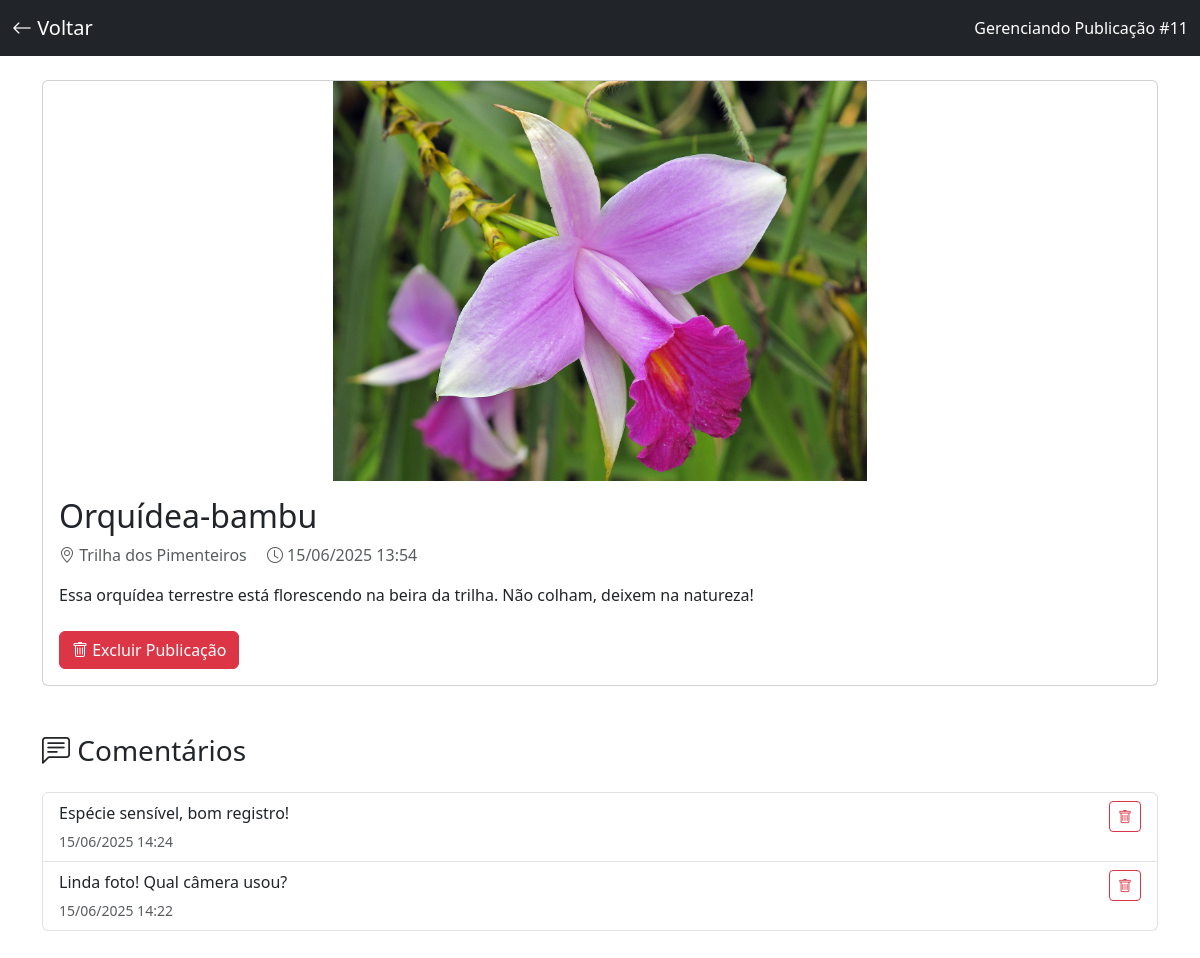
/detalhes-admin.php?id=11 (signed in), run on the app's committed database.
### tables this page shows
CREATE TABLE `postagem` (
  `ID_Postagem` int(11) NOT NULL,
  `Foto` varchar(255) DEFAULT NULL,
  `Data_Postagem` datetime NOT NULL DEFAULT current_timestamp(),
  `Localizacao_Postagem` varchar(255) DEFAULT NULL,
  `Titulo_Postagem` varchar(255) DEFAULT NULL,
  `Descricao_Postagem` text DEFAULT NULL,
  `ID_Categoria` int(11) NOT NULL,
  `Categoria` enum('Usuario','Especialista') NOT NULL,
  `Nome_Cientifico` varchar(255) DEFAULT NULL
);

CREATE TABLE `comentarios` (
  `ID_Comentario` int(11) NOT NULL,
  `Conteudo_Comentario` text NOT NULL,
  `Data_Comentario` datetime NOT NULL DEFAULT current_timestamp(),
  `ID_Categoria` int(11) NOT NULL,
  `Categoria` enum('Usuario','Especialista') NOT NULL,
  `ID_Postagem` int(11) NOT NULL
);

### detalhes-admin.php (the view, shortened to what this page needs)
<?php
include 'conexao.php';
$post_id = intval($_GET['id'] ?? 0);
$post = $conn->query("SELECT * FROM postagem WHERE ID_Postagem = $post_id")->fetch_assoc();
$comentarios = $conn->query("SELECT * FROM comentarios WHERE ID_Postagem = $post_id ORDER BY Data_Comentario DESC");
?>
<!DOCTYPE html>
<html lang="pt-br">
<head>
    <link href="https://cdn.jsdelivr.net/npm/bootstrap@5.3.2/dist/css/bootstrap.min.css" rel="stylesheet">
    <link rel="stylesheet" href="https://cdn.jsdelivr.net/npm/bootstrap-icons@1.11.1/font/bootstrap-icons.css">
</head>
<body>
    <nav class="navbar navbar-dark bg-dark">
        <div class="container-fluid">
            <a class="navbar-brand" href="admin.php">
                <i class="bi bi-arrow-left"></i> Voltar
            </a>
            <span class="navbar-text text-white">
                Gerenciando Publicação #<?= $post_id ?>
            </span>
        </div>
    </nav>
    <div class="container py-4">
        <div class="card mb-5">
            <img src="<?= $post['Foto'] ?>" class="card-img-top post-img" alt="...">
            <div class="card-body">
                <h2 class="card-title"><?= htmlspecialchars($post['Titulo_Postagem']) ?></h2>
                <p class="text-muted">
                    <i class="bi bi-geo-alt"></i> <?= htmlspecialchars($post['Localizacao_Postagem']) ?>
                    <span class="ms-3">
                        <i class="bi bi-clock"></i> <?= date('d/m/Y H:i', strtotime($post['Data_Postagem'])) ?>
                    </span>
                </p>
                <p class="card-text"><?= nl2br(htmlspecialchars($post['Descricao_Postagem'])) ?></p>
                <form method="POST" class="mt-4">
                    <button type="submit" name="excluir_post" class="btn btn-danger"
                            onclick="return confirm('Tem certeza que deseja excluir esta publicação permanentemente?')">
                        <i class="bi bi-trash"></i> Excluir Publicação
                    </button>
                </form>
            </div>
        </div>
        <h3 class="mb-4"><i class="bi bi-chat-left-text"></i> Comentários</h3>
        <?php if ($comentarios->num_rows > 0): ?>
            <div class="list-group mb-4">
                <?php while($comentario = $comentarios->fetch_assoc()): ?>
                    <div class="list-group-item">
                        <div class="d-flex justify-content-between">
                            <div>
                                <p class="mb-1"><?= htmlspecialchars($comentario['Conteudo_Comentario']) ?></p>
                                <small class="text-muted">
                                    <?= date('d/m/Y H:i', strtotime($comentario['Data_Comentario'])) ?>
                                </small>
                            </div>
                            <form method="POST">
                                <button type="submit" name="excluir_comentario" class="btn btn-sm btn-outline-danger"
                                        onclick="return confirm('Excluir este comentário?')">
                                    <i class="bi bi-trash"></i>
                                </button>
                            </form>
                        </div>
                    </div>
                <?php endwhile; ?>
            </div>
        <?php else: ?>
            <div class="alert alert-info">Nenhum comentário encontrado</div>
        <?php endif; ?>
    </div>
</body>
</html>

### detalhes-admin.php (style rules this page uses)
.post-img { max-height: 400px; object-fit: contain; }

### data on the page
postagem: Foto (picture), Titulo_Postagem "Orquídea-bambu", Localizacao_Postagem "Trilha dos Pimenteiros", Data_Postagem "15/06/2025 13:54", Descricao_Postagem "Essa orquídea terrestre está florescendo na beira da trilha. Não colham, deixem na natureza!"
comentarios: Conteudo_Comentario "Espécie sensível, bom registro!", Data_Comentario "15/06/2025 14:24"
comentarios: Conteudo_Comentario "Linda foto! Qual câmera usou?", Data_Comentario "15/06/2025 14:22"

### other printed values
$post_id "11"
